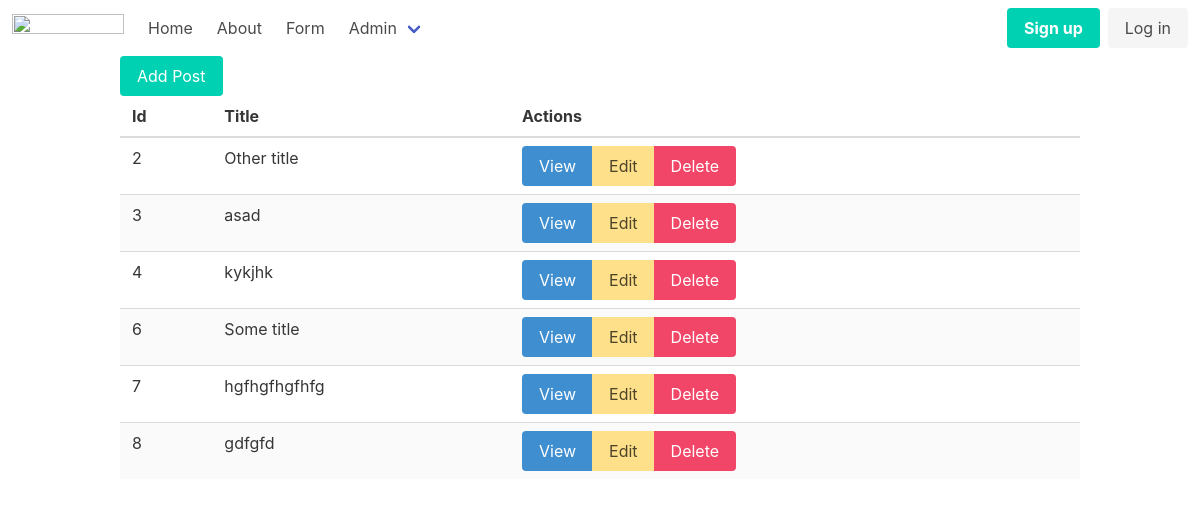
The page /admin/posts on the database as committed earlier.
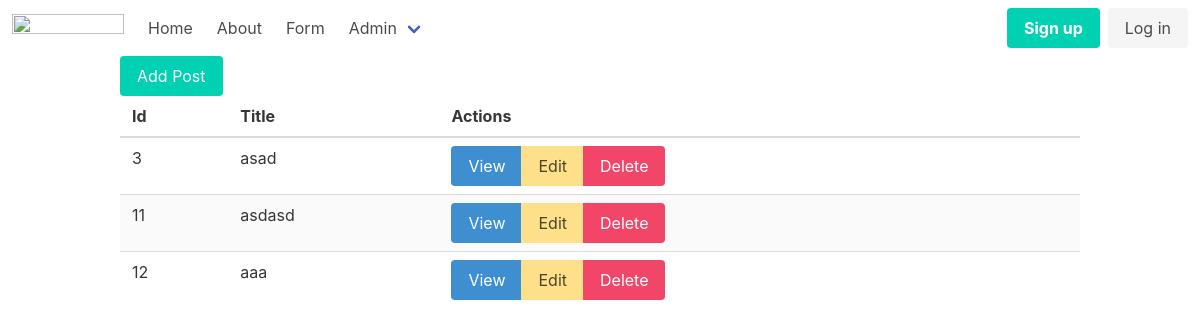
The same page on the database as committed later.
### tables this page shows
CREATE TABLE posts
(
    id    integer
        constraint posts_pk
            primary key autoincrement,
    title text,
    body  text
);

### src/Router.php (called while the page is built, shortened)
<?php
class Router {
    private string $path;
    private string $method;
    static $routes = [];
    public function __construct(string $path, string $method)
    {
      $this->path = parse_url($path, PHP_URL_PATH);
      $this->method = $method;
    }
    public function match () {
        foreach(self::$routes as $route){
            if($route['path'] === $this->path && $route['method'] === $this->method){
                return $route;
            }
        }
        return false;
    }
    public static function addRoute(string $method, string $path, callable|array $action){
        self::$routes[] = ['method' => $method, 'path' => $path,'action' => $action];
    }
}

### src/DB.php (called while the page is built, shortened)
<?php
class DB {
    private $conn;
    public function __construct()
    {
        try {
            $this->conn = new PDO("sqlite:db.sqlite");
            $this->conn->setAttribute(PDO::ATTR_ERRMODE, PDO::ERRMODE_EXCEPTION);
        } catch(PDOException $e) {
            echo "Connection failed: " . $e->getMessage();
        }
    }
    public function all(string $table, string $className){
        $stmt = $this->conn->prepare("SELECT * FROM $table");
        $stmt->execute();
        $stmt->setFetchMode(PDO::FETCH_CLASS, $className);
        return $stmt->fetchAll();
    }
}

### src/Models/Model.php (called while the page is built, shortened)
<?php
class Model{
    static $table;
    public static function all(){
        $db = new DB();
        return $db-> all(static::$table, static::class);
    }
}

### helpers.php (called while the page is built, shortened)
<?php
function view($viewName, $variables=[]){
    extract($variables);
    include __DIR__ . "/views/$viewName.php";
}
function auth(){
   return User::auth();
}

### src/Models/User.php (called while the page is built, shortened)
<?php
class User extends Model {
    public static function auth(){
        return false;
    }
}

### views/posts/index.php (the view, shortened to what this page needs)
<?php include __DIR__ . '/../partials/header.php' ?>
<div class="container">
    <a href="/admin/posts/create" class="button is-primary">Add Post</a>
    <table class="table is-fullwidth is-striped">
        <thead>
            <th>Id</th>
            <th>Title</th>
            <th>Actions</th>
        </thead>
        <tbody>
            <?php foreach($posts as $post): ?>
                <tr>
                    <td><?=$post->id?></td>
                    <td><?=$post->title?></td>
                    <td>
                        <div class="buttons has-addons">
                            <a href="/admin/posts/show?id=<?=$post->id?>" class="button is-info">View</a>
                            <a href="/admin/posts/edit?id=<?=$post->id?>" class="button is-warning">Edit</a>
                            <a href="/admin/posts/delete?id=<?=$post->id?>" class="button is-danger" href="/admin/posts/delete?id=<?=$post->id?>">Delete</a>
                        </div>
                    </td>
                </tr>
            <?php endforeach; ?>
        </tbody>
    </table>
</div>

### public/index.php (shortened to what this page needs)
<?php
spl_autoload_register(function ($class){
    $class = substr($class, 4);
});
require __DIR__ . '/../helpers.php';
try {
    $router = new App\Router($_SERVER['REQUEST_URI'], $_SERVER['REQUEST_METHOD']);
    $match = $router->match();
    if($match) {
        if(is_callable($match['action'])){
            call_user_func($match['action']);
        } elseif(is_array($match['action']) && count($match['action']) === 2) {
            $controller = new $class();
            $method = $match['action'][1];
            $controller->$method();
        } else {
            throw new Exception('invalid router action');
        }
    } else {
        throw new NotFoundException();
    }
} catch(NotFoundException $e){
    http_response_code(404);
    view('404');
}

### src/Controllers/PostsController.php (shortened to what this page needs)
<?php
class PostsController
{
    public function index()
    {
        $posts = Post::all();
        if ($posts) {
            view('posts/index', compact('posts'));
        } else {
            throw new NotFoundException();
        }
    }
}

### views/partials/header.php (shortened to what this page needs)
<!DOCTYPE html>
<html lang="en">
<head>
    <link rel="stylesheet" href="https://cdn.jsdelivr.net/npm/bulma@0.9.4/css/bulma.min.css">
</head>
<body>
    <?php include __DIR__ . '/nav.php' ?>

### views/partials/nav.php (shortened to what this page needs)
<nav class="navbar" role="navigation" aria-label="main navigation">
  <div class="navbar-brand">
    <a class="navbar-item" href="/">
      <img src="https://bulma.io/images/bulma-logo.png" width="112" height="28">
    </a>
  </div>
  <div id="navbarBasicExample" class="navbar-menu">
    <div class="navbar-start">
      <a href="/" class="navbar-item">
        Home
      </a>
      <a href="/about" class="navbar-item">
        About
      </a>
      <a href="/form" class="navbar-item">
        Form
      </a>
      <div class="navbar-item has-dropdown is-hoverable">
        <a class="navbar-link">
          Admin
        </a>
      </div>
    </div>
    <div class="navbar-end">
      <?php if (auth()) : ?>
        <div class="navbar-item has-dropdown is-hoverable">
          <a class="navbar-link">
            <?= auth()->email ?>
          </a>
          <div class="navbar-dropdown">
            <a href="/logout" class="navbar-item">
              Logout
            </a>
          </div>
        </div>
      <?php else : ?>
        <div class="navbar-item">
          <div class="buttons">
            <a href="/register" class="button is-primary">
              <strong>Sign up</strong>
            </a>
            <a href="/login" class="button is-light">
              Log in
            </a>
          </div>
        </div>
      <?php endif ?>
    </div>
  </div>
</nav>

Rows that differ between the two databases and show on the page:
removed posts: id "2", title "Other title"
removed posts: id "4", title "kykjhk"
removed posts: id "6", title "Some title"
removed posts: id "7", title "hgfhgfhgfhfg"
removed posts: id "8", title "gdfgfd"
added posts: id "11", title "asdasd"
added posts: id "12", title "aaa"
